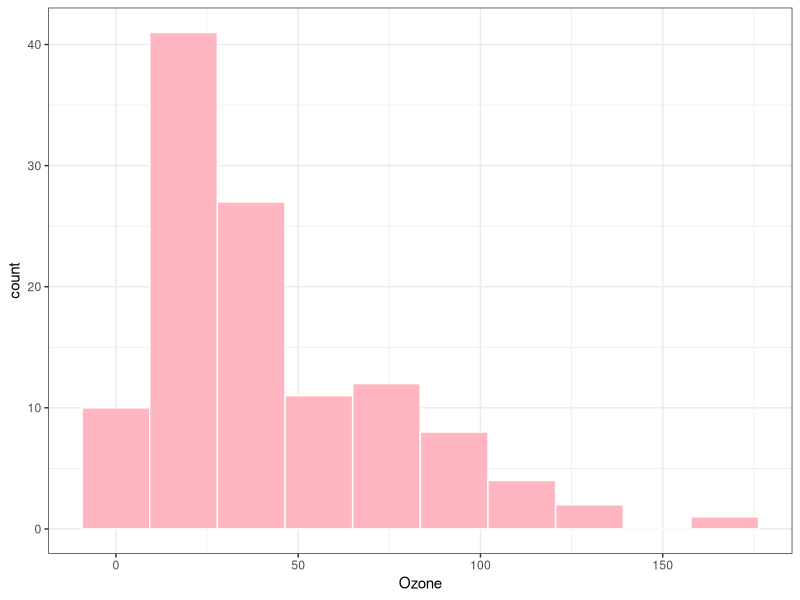
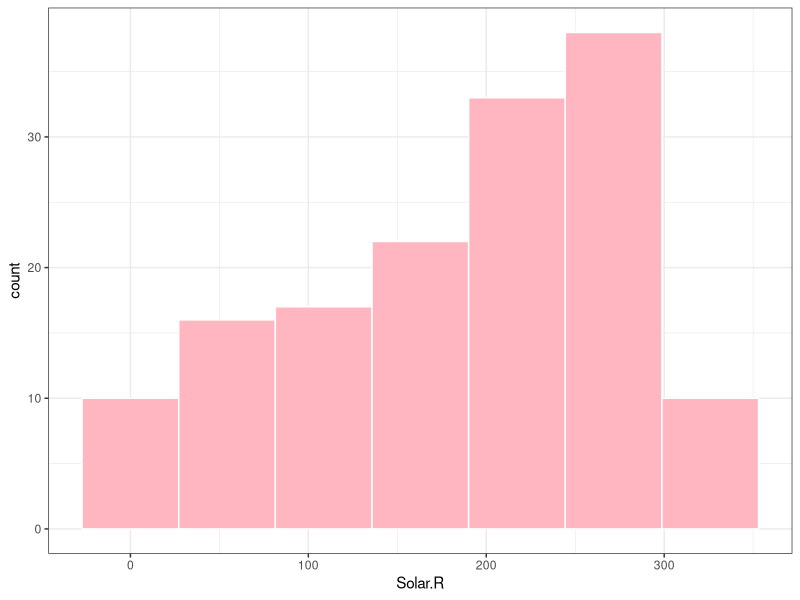
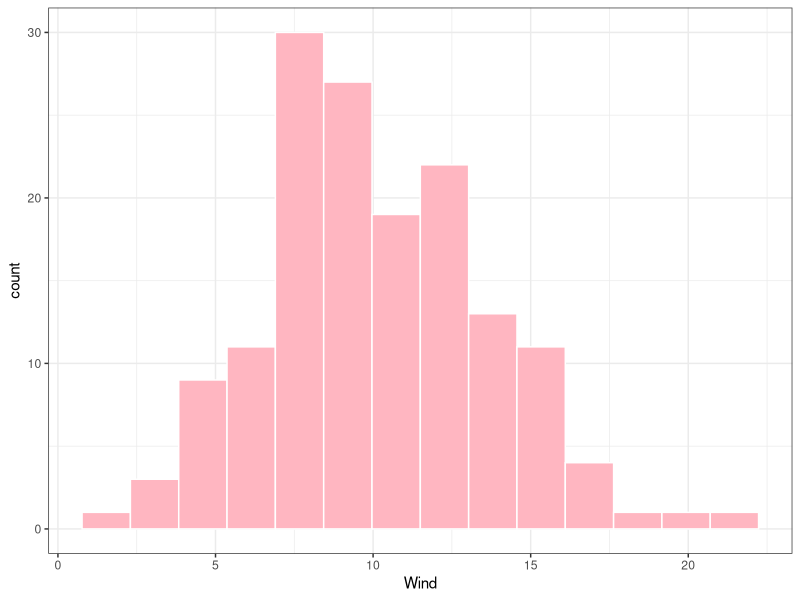
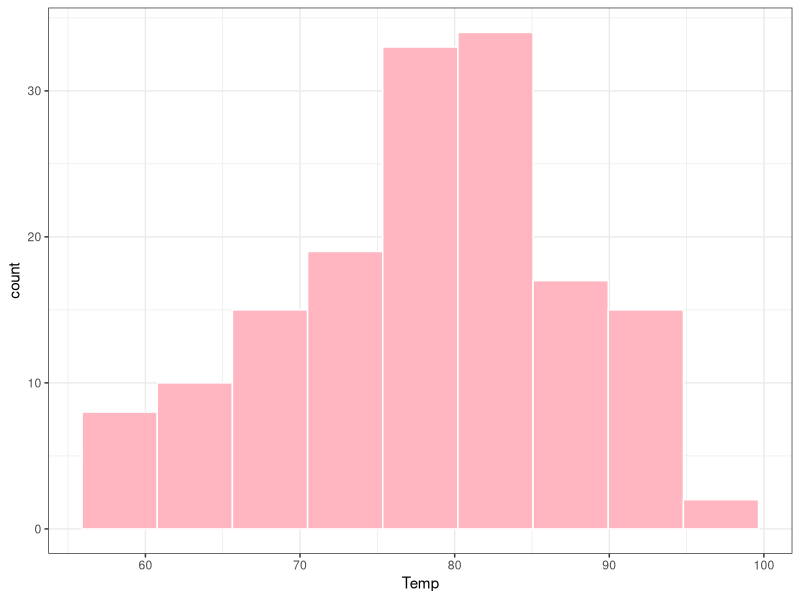
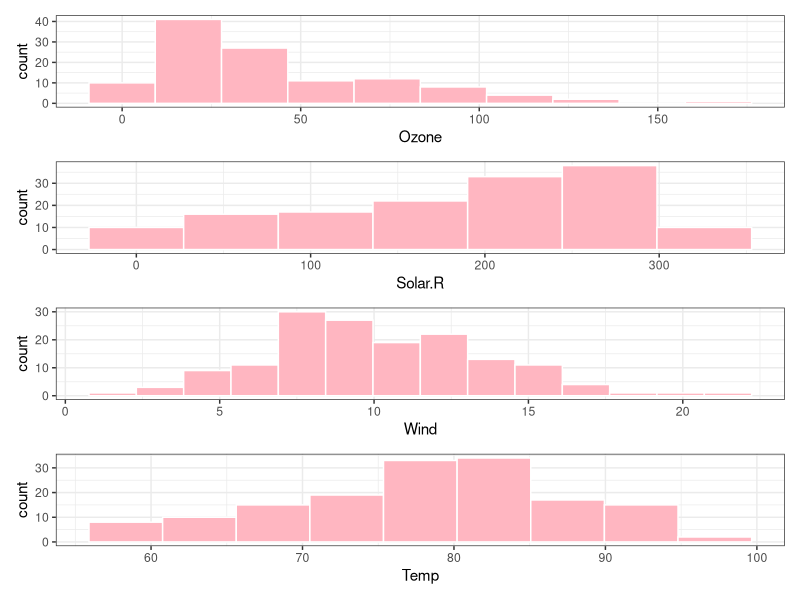
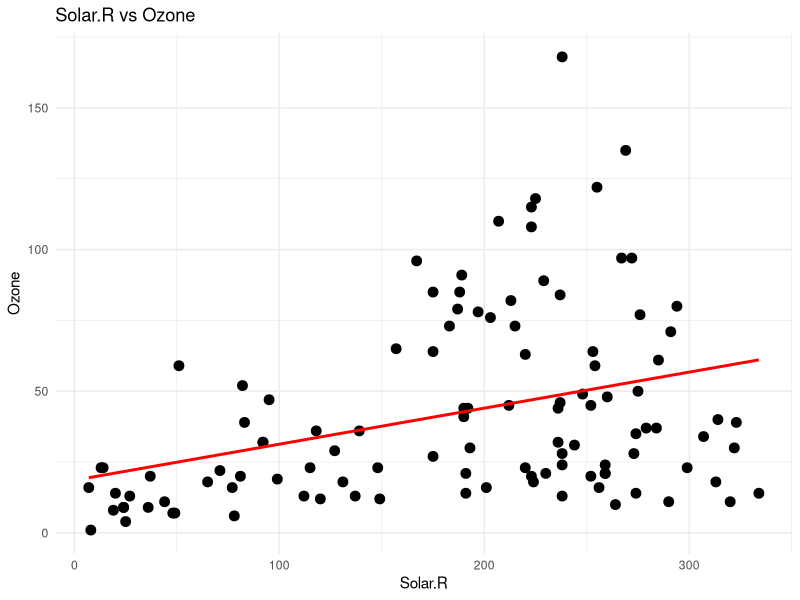
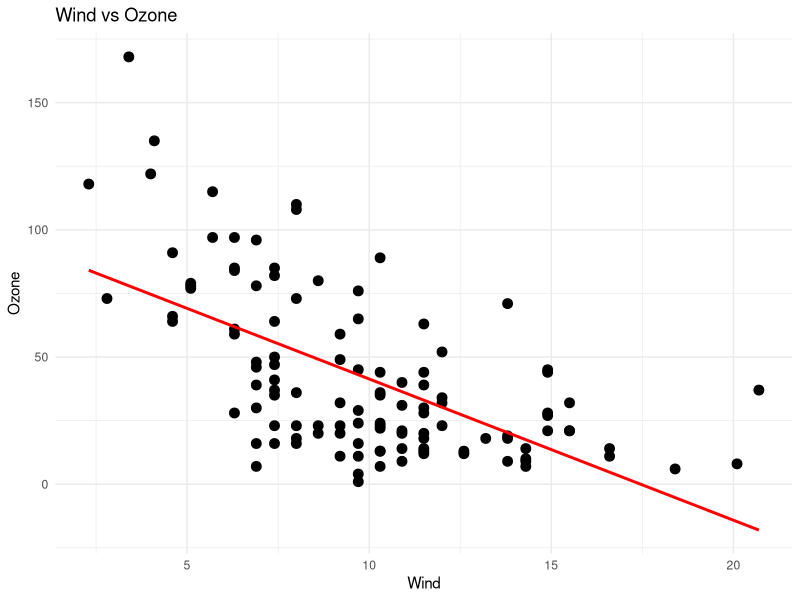
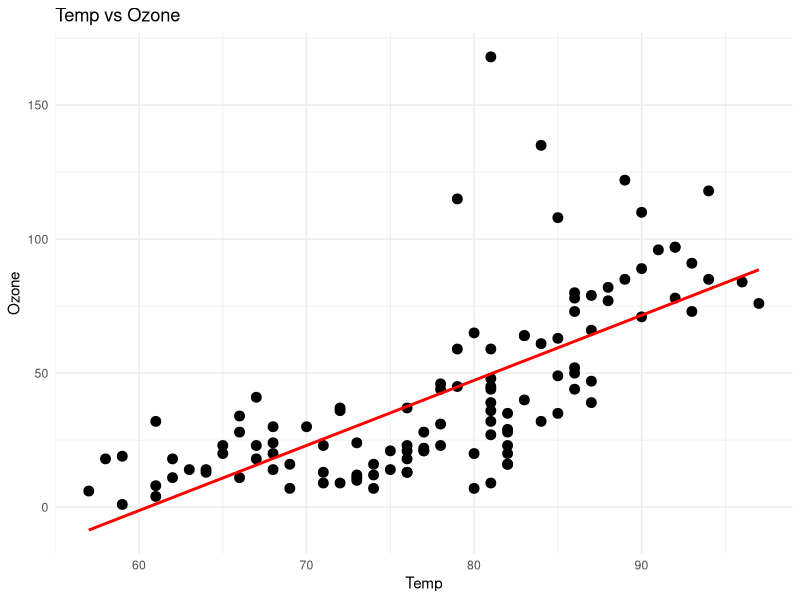

The R source for these figures, in order:
## ---- chunk 1
knitr::opts_chunk$set(echo = TRUE)

library("tidyverse")
library(dplyr)
library(tidyr)
library(purrr)
library(skimr)
library(stringr)
library(patchwork)
library(magrittr)
library(rlang)
## ---- chunk 2
#rename the dataset
df <- airquality
head(df)
## ---- chunk 3
typeof(df)
class(df)

#convert to tibble and save it as df
df <- as_tibble(df)
## ---- chunk 4
print(df)
class(df)
## ---- chunk 5
help("airquality")
## ---- chunk 6
head(df, n = 7L)
#colnames(df)
## ---- chunk 7
unique(df$Month) #Month could be converted to character/factor for further analysis and visualization as categorical values.
unique(df$Day) #Day could remain as numeric since most of the analyses is within each month 
## ---- chunk 8
#calculation(sum/mean/min/max) 
df_stats <- df %>%
  group_by(Month) %>%
  summarise(across(c(Ozone, Solar.R, Wind, Temp), 
                   list(sum = ~sum(.x, na.rm = TRUE),
                        mean = ~mean(.x, na.rm = TRUE),
                        min = ~min(.x, na.rm = TRUE),
                        max = ~max(.x, na.rm = TRUE)),
                   .names = "{col}_{fn}"))
print(df_stats)


#tidy data
df_stats_long <- df_stats %>% 
  pivot_longer(cols = -Month,
               names_to = c("Variable", "Statistics"),
               names_sep = "_",
               values_to = "Value") %>%
  pivot_wider(names_from = "Statistics", 
              values_from = "Value")

df_stats_long

## ---- chunk 9
df <- df %>% 
  mutate(Month = factor(Month, levels = 5:9, 
                        labels = c("May", "Jun", "Jul", "Aug", "Sep")))  
head(df)
tail(df)
is.factor(df$Month)
## ---- chunk 10
#show variables and observations dimensions:
dim(df)
print(glue::glue("There are {ncol(df)} variables and {nrow(df)} observations in the airquality dataset."))
## ---- chunk 11
summary(df) #Ozone and Solar.R have missing values.
## ---- chunk 12
glimpse(df)
skimr::skim(df)
## ---- chunk 13
#create a function to plot histogram
histogram <- function(data, var) {
  library(ggplot2); library(magrittr); library(rlang)
  theme_set(theme_bw())
  
  plot <- ggplot(data, aes(x = .data[[var]])) +
    geom_histogram(color = "white", fill = "lightpink",
                   binwidth = function(x) 2 * IQR(x)/
                     length(x)^(1/3))
  return(plot)
}

# extract only numerical valuables
airquality_num <- df %>% select(Ozone:Temp)

# plot histograms
histograms <- 
map2(.x = list(airquality_num), 
     .y = names(airquality_num), 
     .f = histogram)

histograms

#combine all plots together
wrap_plots(histograms) +
  plot_layout(nrow = length(histograms))


## ---- chunk 14
#create a function to draw Ozone with different continuous variables
plot_Ozone_continuous <- function(data, var) {
  library(ggplot2)
  library(stringr)
  
  plot <- df %>% 
    filter(!is.na(Ozone), !is.na(.data[[var]])) %>%
    ggplot(aes(x = .data[[var]], y = Ozone)) +
    geom_point(size = 3) +
    geom_smooth(formula = 'y ~ x', method = "lm", 
              se = FALSE, color = "red") +
    labs(title = paste(var, "vs Ozone"),
         x = var,
         y = "Ozone") +
    theme_minimal()
  return(plot)
}

#Solar.R vs. Ozone
plot_Ozone_continuous(df, "Solar.R")

#Wind vs. Ozone
plot_Ozone_continuous(df, "Wind")

#Temp vs. Ozone
plot_Ozone_continuous(df, "Temp")





## ---- chunk 15
df %>%
  filter(!is.na(Ozone)) %>% 
  group_by(Month) %>% 
  summarise(count = sum(Ozone))%>% 
  ggplot(aes(x = Month, y = count)) +
  geom_col() +
  labs(title = "Monthly Ozone Amount",
       x = "") +
  theme_minimal()


df %>%
  filter(!is.na(Ozone)) %>% 
  ggplot(aes(x = Month, y = Ozone)) +
  geom_boxplot(fill = "yellow") +
  labs(title = "Box Plot of Ozone by Month",
       x = "",
       y = "Ozone") +
  theme_minimal()
## ---- chunk 16
df %>% 
  group_by(Month) %>% 
  summarise(case = n())
## ---- chunk 17
#create a function to draw different variables' impact on Ozone cut by month 
plot_Ozone_continuous_monthly <- function(data, var) {
  library(ggplot2)
  library(stringr)
  theme_set(theme_bw())
  
  plot <- ggplot(df, aes(x = .data[[var]], y = Ozone, color = Month)) +
    geom_point(show.legend = FALSE) +
    geom_smooth(color = "red", formula = 'y ~ x', 
                method = "lm", se = FALSE) +
    facet_wrap(~Month) +
    labs(title = paste(var, "impacts Ozone by month"),
         x = var,
         y = "Ozone")
  return(plot)
}

#apply function with Solar.R
plot_Ozone_continuous_monthly(df, "Solar.R")
  
## ---- chunk 18
plot_Ozone_continuous_monthly(df, "Wind")
## ---- chunk 19
plot_Ozone_continuous_monthly(df, "Temp")

## ---- chunk 20
df %>% select(Ozone:Temp) %>% cor(use = "pairwise.complete.obs")
## ---- chunk 21
df %>% is.na()
# which()
## ---- chunk 22
df %>% summarise_all(~sum(is.na(.))) 
## ---- chunk 23
df %>% select(Solar.R) %>%  
  filter(is.na(Solar.R)) %>% count()

#or 
df %>% summarise_all(~sum(is.na(.))) %>% select(Solar.R)

#or
sum(is.na(df['Solar.R']))
## ---- chunk 24
df_na <- df %>% filter(if_any(everything(), is.na))

df_na
## ---- chunk 25
nrow(df_na)
## ---- chunk 26

Solar_median<- df %>% 
  filter(!is.na(Solar.R)) %>% 
  summarise(Solar_median = median(Solar.R))
print(Solar_median)

df['Solar.R'][is.na(df['Solar.R'])] <- as.integer(Solar_median)
df
## ---- chunk 27
Ozone_median<- df %>% 
  filter(!is.na(Ozone)) %>% 
  summarise(Ozone_median = median(Ozone))
print(Ozone_median)

df['Ozone'][is.na(df['Ozone'])] <- as.integer(Ozone_median)
df
## ---- chunk 28
summary(df)
## ---- chunk 29
df %>% 
  summarize(across(c(Ozone:Temp), 
                   list(Mean = mean, SD = sd),
                   .names = "{.col}_{.fn}")
            )
## ---- chunk 30
df %>% select(Ozone:Temp) %>% cor(use = "pairwise.complete.obs")
## ---- chunk 31
df %>% 
  mutate(Ozone_logged = log(Ozone)) %>% 
  select(-Month, -Day) %>% 
  cor(use = "pairwise.complete.obs")
## ---- chunk 32

#add log(Ozone) to df
df<- df %>% 
  mutate(Ozone_logged = log(Ozone))
df

#convert Month to factor
df$Month <- factor(df$Month)
class(df$Month)

#convert df to tibble 
df <- as_tibble(df)
class(df)
df
## ---- chunk 33
# plot histograms using function created in P2
df_p9 <- df %>% select(Ozone, Ozone_logged, Solar.R)

histograms_p9 <- 
map2(.x = list(df_p9), 
     .y = names(df_p9), 
     .f = histogram)

histograms_p9

#combine all plots together
wrap_plots(histograms_p9) +
  plot_layout(nrow = length(histograms_p9))


## ---- chunk 34
#using function created in p2.2
#Solar.R vs. Ozone
plot_Ozone_continuous(df, "Solar.R")

#Wind vs. Ozone
plot_Ozone_continuous(df, "Wind")

#Temp vs. Ozone
plot_Ozone_continuous(df, "Temp")

## ---- chunk 35
df %>%
  ggplot(aes(x = Month, y = Ozone)) +
  geom_boxplot(fill = "yellow") +
  labs(title = "Box Plot of Ozone by Month",
       x = "",
       y = "Ozone") +
  theme_minimal()
## ---- chunk 36
#using function created in 3.2
#Solar.R impacts on Ozone
plot_Ozone_continuous_monthly(df, "Solar.R")
#Wind impacts on Ozone
plot_Ozone_continuous_monthly(df, "Wind")
#Temp impacts on Ozone
plot_Ozone_continuous_monthly(df, "Temp")

## ---- chunk 37
quantile(df$Ozone)
df <- df %>% 
  mutate(Ozone_cat = case_when(Ozone <= 21 ~ "Low",
                               Ozone > 21 & Ozone <75 ~ "Middle",
                               Ozone > 75 ~ "High",
                               .default = as.character(Ozone)))
df
## ---- chunk 38
df %>%
  mutate(Ozone_cat = fct_relevel(Ozone_cat, 
                                 c("Low", "Middle", "High")))%>% 
  group_by(Month, Ozone_cat) %>% 
  count() %>% 
  ggplot(aes(x = Month, y = n, fill = Month)) +
  geom_col(position = "dodge", show.legend = FALSE) +
  facet_wrap(~Ozone_cat) +
  labs(title = "Monthly Count of Ozone Category",
       x = "",
       y = "Count") 

